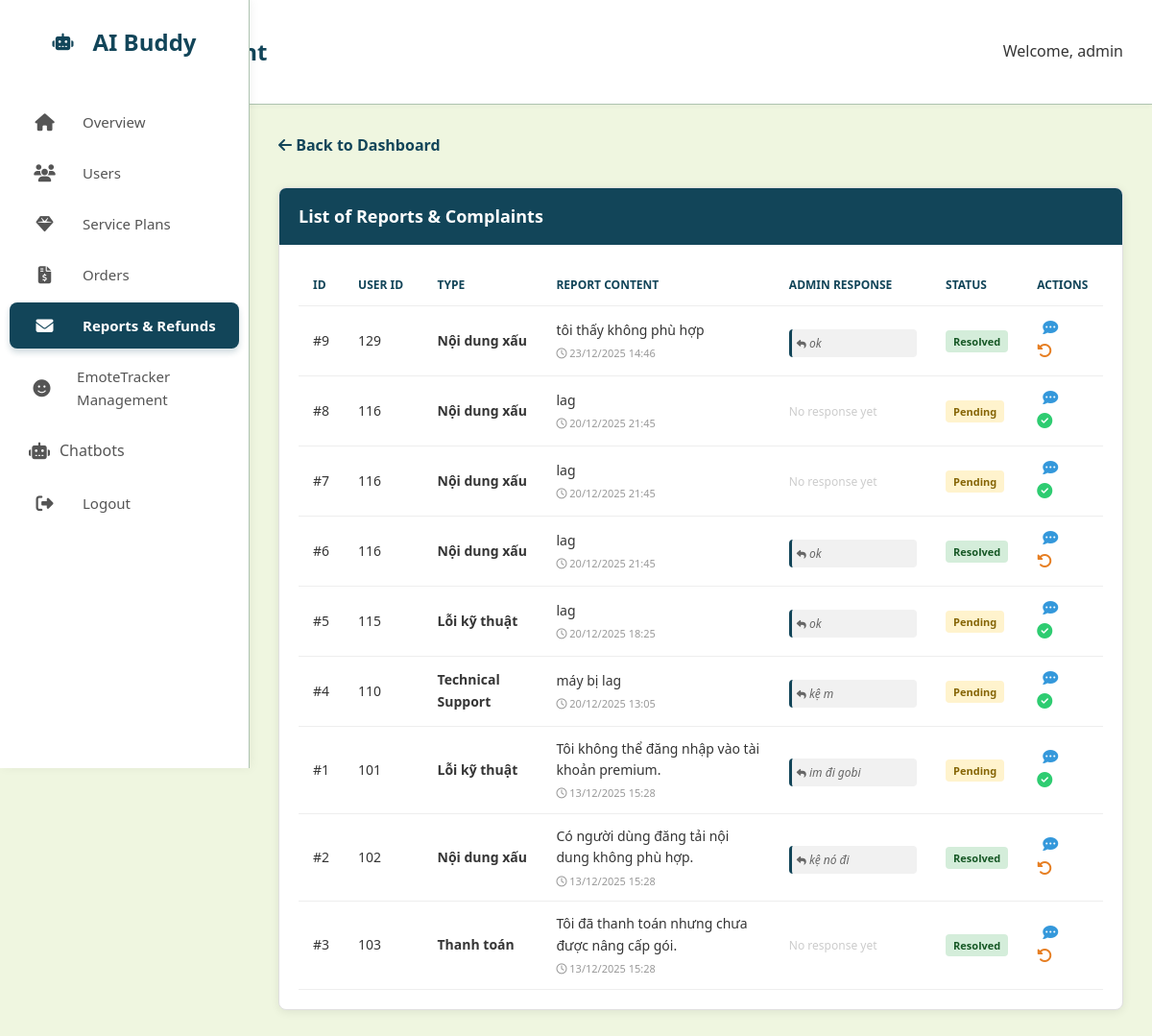
The app's page /admin_aibuddy/modules/reports/report.php (signed in) with its own data.
### tables this page shows
CREATE TABLE `report` (
  `ReportID` int(11) NOT NULL,
  `UserID` int(11) NOT NULL,
  `AdminID` int(11) DEFAULT NULL,
  `ReportType` varchar(50) DEFAULT NULL,
  `ReportContent` text DEFAULT NULL,
  `ReportStartTime` datetime DEFAULT NULL,
  `ReportEndTime` datetime DEFAULT NULL,
  `ReportTime` datetime DEFAULT current_timestamp(),
  `Status` varchar(20) DEFAULT 'Pending',
  `AdminResponse` text DEFAULT NULL
);

### admin_aibuddy/modules/reports/report.php (the view, shortened to what this page needs)
<?php
require_once __DIR__ . '/../../config/db.php';
$sql = "SELECT * FROM report ORDER BY ReportTime DESC";
$result = $conn->query($sql);
?>
<!DOCTYPE html>
<html lang="en">
<head>
    <link rel="stylesheet" href="../../assets/css/style.css">
    <link rel="stylesheet" href="https://cdnjs.cloudflare.com/ajax/libs/font-awesome/6.4.0/css/all.min.css">
</head>
<body>
    <?php include __DIR__ . '/../../includes/sidebar.php'; ?>
    <div class="top-navbar">
        <h2>Report Management</h2>
        <div class="user-profile">
            <span>Welcome, <?php echo isset($_SESSION['user_name']) ? $_SESSION['user_name'] : 'Admin'; ?></span>
        </div>
    </div>
    <div class="main-content">
        <a href="index.php" class="back-link"><i class="fa-solid fa-arrow-left"></i> Back to Dashboard</a>
        <div class="table-card">
            <div class="card-header">
                List of Reports & Complaints
            </div>
            <div class="table-responsive">
                <table>
                    <thead>
                        <tr>
                            <th width="5%">ID</th>
                            <th width="10%">User ID</th>
                            <th width="15%">Type</th>
                            <th width="30%">Report Content</th>
                            <th width="20%">Admin Response</th>
                            <th width="10%">Status</th>
                            <th width="10%">Actions</th>
                        </tr>
                    </thead>
                    <tbody>
                        <?php if ($result && $result->num_rows > 0): ?>
                            <?php while($row = $result->fetch_assoc()): ?>
                                <tr>
                                    <td>#<?php echo $row['ReportID']; ?></td>
                                    <td><?php echo $row['UserID']; ?></td>
                                    <td><strong><?php echo htmlspecialchars($row['ReportType']); ?></strong></td>
                                    <td>
                                        <?php echo htmlspecialchars($row['ReportContent']); ?>
                                        <div style="font-size: 11px; color: #999; margin-top: 4px;">
                                            <i class="fa-regular fa-clock"></i> <?php echo date('d/m/Y H:i', strtotime($row['ReportTime'])); ?>
                                        </div>
                                    </td>
                                    <td>
                                        <?php if (!empty($row['AdminResponse'])): ?>
                                            <div class="response-text">
                                                <i class="fa-solid fa-reply" style="font-size:10px;"></i>
                                                <?php echo htmlspecialchars($row['AdminResponse']); ?>
                                            </div>
                                        <?php else: ?>
                                            <span style="color: #ccc; font-size: 12px;">No response yet</span>
                                        <?php endif; ?>
                                    </td>
                                    <td>
                                        <?php if($row['Status'] == 'Pending'): ?>
                                            <span class="status-badge status-pending">Pending</span>
                                        <?php else: ?>
                                            <span class="status-badge status-resolved">Resolved</span>
                                        <?php endif; ?>
                                    </td>
                                    <td>
                                        <button class="btn-action btn-reply"
                                                onclick="openReplyModal(<?php echo $row['ReportID']; ?>, '<?php echo addslashes($row['AdminResponse']); ?>')"
                                                title="Reply to report">
                                            <i class="fa-solid fa-comment-dots"></i>
                                        </button>
                                        <?php if($row['Status'] == 'Pending'): ?>
                                            <a href="report.php?action=resolve&id=<?php echo $row['ReportID']; ?>"
                                               class="btn-action btn-resolve"
                                               onclick="return confirm('Confirm that this issue has been resolved?');"
                                               title="Mark as Resolved">
                                                <i class="fa-solid fa-check-circle"></i>
                                            </a>
                                        <?php else: ?>
                                            <a href="report.php?action=undo&id=<?php echo $row['ReportID']; ?>"
                                               class="btn-action btn-undo"
                                               onclick="return confirm('Revert status back to Pending?');"
                                               title="Undo">
                                                <i class="fa-solid fa-rotate-left"></i>
                                            </a>
                                        <?php endif; ?>
                                    </td>
                                </tr>
                            <?php endwhile; ?>
                        <?php else: ?>
                            <tr><td colspan="7" style="text-align:center; padding: 20px;">No reports found.</td></tr>
                        <?php endif; ?>
                    </tbody>
                </table>
            </div>
        </div>
    </div>
</body>
</html>

### admin_aibuddy/assets/css/style.css (style rules this page uses)
:root { --primary-dark: #01161e; --primary: #124559; --primary-light: #598392; --accent: #33c6e7; --light: #aec3b0; --background: #eff6e0; --white: #ffffff; --gray: #d9d9d9; --text: #353535; --card-shadow: 0 5px 15px rgba(0, 0, 0, 0.08); --radius: 10px; --sidebar-width: 260px; }
* { box-sizing: border-box; }
body { font-family: 'Segoe UI', Tahoma, Geneva, Verdana, sans-serif; background-color: var(--background); color: var(--text); margin: 0; line-height: 1.6; }
.main-content { margin-left: var(--sidebar-width); padding: 30px; }
.top-navbar { background: var(--white); padding: 15px 30px; display: flex; justify-content: space-between; align-items: center; box-shadow: 0 2px 5px rgba(0,0,0,0.03); border-bottom: 1px solid var(--light); }
h2 { color: var(--primary); }

### admin_aibuddy/modules/reports/report.php (style rules this page uses)
.table-card { background: white; border-radius: 8px; box-shadow: 0 2px 10px rgba(0,0,0,0.08); border: 1px solid #e0e0e0; overflow: hidden; margin-top: 20px; }
.card-header { background-color: var(--primary, #124559); color: white; padding: 15px 20px; font-size: 18px; font-weight: 600; display: flex; justify-content: space-between; align-items: center; }
.table-responsive { padding: 20px; overflow-x: auto; }
table { width: 100%; border-collapse: collapse; }
th, td { padding: 12px 15px; text-align: left; border-bottom: 1px solid #eee; font-size: 14px; vertical-align: middle; }
th { color: var(--primary, #124559); font-weight: 700; text-transform: uppercase; font-size: 12px; }
.status-badge { padding: 4px 8px; border-radius: 4px; font-size: 11px; font-weight: bold; white-space: nowrap; }
.status-pending { background: #fff3cd; color: #856404; }
.status-resolved { background: #d4edda; color: #155724; }
.response-text { font-size: 12px; color: #666; font-style: italic; display: block; margin-top: 5px; background: #f1f1f1; padding: 5px; border-radius: 4px; border-left: 3px solid #124559; }
.btn-action { border: none; background: none; cursor: pointer; font-size: 16px; margin-right: 8px; transition: 0.2s; }
.btn-reply { color: #3498db; }
.btn-resolve { color: #2ecc71; }
.btn-undo { color: #e67e22; }
.back-link { display: inline-block; color: var(--primary); text-decoration: none; font-weight: 600; margin-bottom: 10px; }

### records on screen
report: ReportID "9", UserID "129", ReportType "Nội dung xấu", ReportContent "tôi thấy không phù hợp", ReportTime "23/12/2025 14:46", AdminResponse "ok", Status "Resolved"
report: ReportID "8", UserID "116", ReportType "Nội dung xấu", ReportContent "lag", ReportTime "20/12/2025 21:45", shows "No response yet", Status "Pending"
report: ReportID "7", UserID "116", ReportType "Nội dung xấu", ReportContent "lag", ReportTime "20/12/2025 21:45", shows "No response yet", Status "Pending"
report: ReportID "6", UserID "116", ReportType "Nội dung xấu", ReportContent "lag", ReportTime "20/12/2025 21:45", AdminResponse "ok", Status "Resolved"
report: ReportID "5", UserID "115", ReportType "Lỗi kỹ thuật", ReportContent "lag", ReportTime "20/12/2025 18:25", AdminResponse "ok", Status "Pending"
report: ReportID "4", UserID "110", ReportType "Technical Support", ReportContent "máy bị lag", ReportTime "20/12/2025 13:05", AdminResponse "kệ m", Status "Pending"
report: ReportID "1", UserID "101", ReportType "Lỗi kỹ thuật", ReportContent "Tôi không thể đăng nhập vào tài khoản premium.", ReportTime "13/12/2025 15:28", AdminResponse "im đi gobi", Status "Pending"
report: ReportID "2", UserID "102", ReportType "Nội dung xấu", ReportContent "Có người dùng đăng tải nội dung không phù hợp.", ReportTime "13/12/2025 15:28", AdminResponse "kệ nó đi", Status "Resolved"
report: ReportID "3", UserID "103", ReportType "Thanh toán", ReportContent "Tôi đã thanh toán nhưng chưa được nâng cấp gói.", ReportTime "13/12/2025 15:28", shows "No response yet", Status "Resolved"

### other values on screen
$_SESSION['user_name'] "admin"
